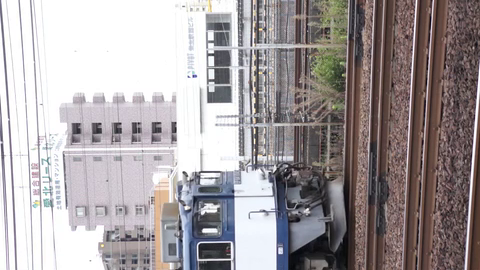
#> input picture frame 5 of examples/sample3.mov, 480 x 270 px
$ python video_cv2.py
#> lines starting #> are read from the running program, lines starting #| are printed output that depends on the picture
#!/usr/bin/env python3

"""
Wrapper for video systems

It does not fit the iterator framework.
"""

import cv2

class VideoLoader(object):
    def __init__(self,filename):
        self.cap = cv2.VideoCapture(filename)
        self.nframe = 0

    def next(self):
        ret, frame = self.cap.read()
        self.nframe += 1
        if ret == False:
            return 0, frame
        return self.nframe,frame

    def skip(self,n=1):
        for i in range(n):
            ret = self.cap.grab()
            self.nframe += 1
            if ret == False:
                return 0
        return self.nframe


if __name__ == "__main__":
    vl = VideoLoader("../examples/sample3.mov")

    while True:
        nframe, frame = vl.next()
        if nframe == 0:
            break
        print(frame.shape, nframe)

$ run again, starting later in the video
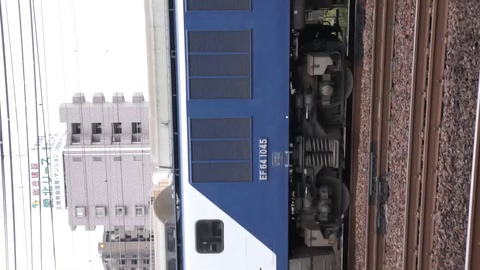
#> input picture frame 26 of examples/sample3.mov, 480 x 270 px

$ run again, starting later in the video
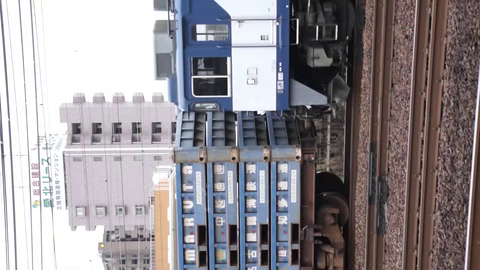
#> input picture frame 46 of examples/sample3.mov, 480 x 270 px
#> the loop `while True:` made 13 passes
#| (270, 480, 3) 1
#| (270, 480, 3) 2
#| (270, 480, 3) 3
#| (270, 480, 3) 4
#| (270, 480, 3) 5
#> (further printed lines are left out)
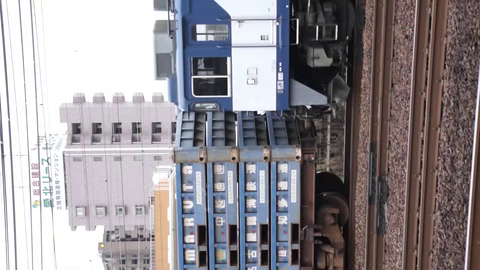
#> input picture frame 46 of examples/sample3.mov, 480 x 270 px
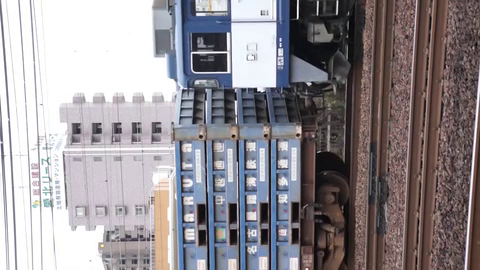
#> input picture frame 47 of examples/sample3.mov, 480 x 270 px
#> pass 3, in next (call 3), `ret, frame = self.cap.read()`:
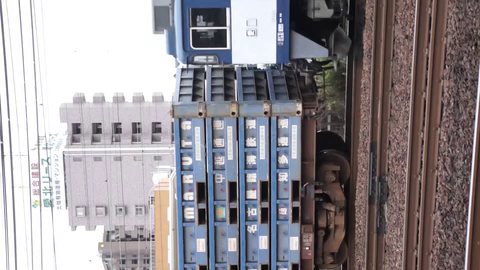
#> frame: shape (270, 480, 3); mean B, G, R 147.3, 142.8, 148.2
